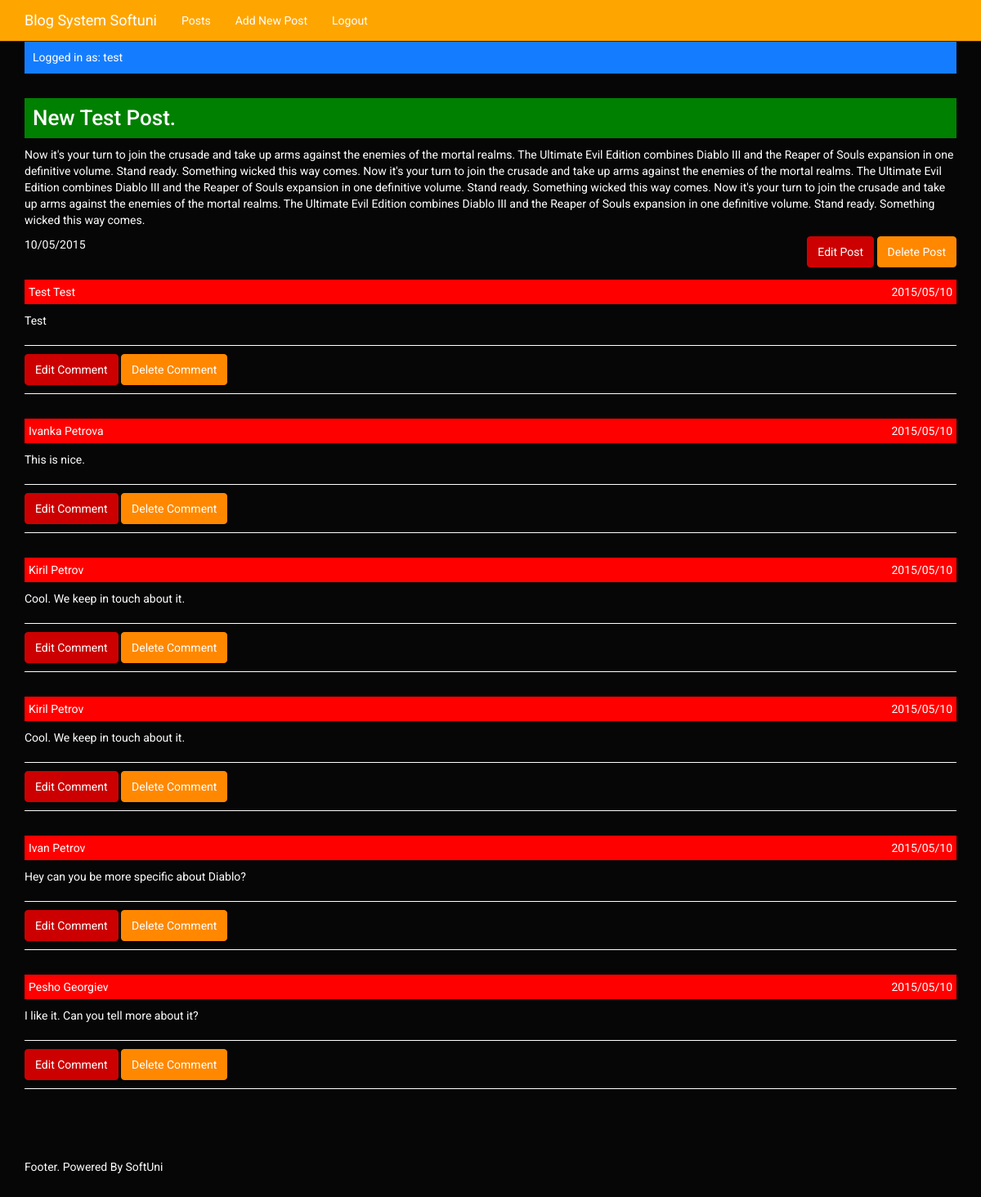
Screenshot of /blog-system-mario/admin/post/view/3 (signed in) with the database file from the repository.
### tables this page shows
CREATE TABLE IF NOT EXISTS `posts` (
  `id` int(11) NOT NULL,
  `title` varchar(45) NOT NULL,
  `content` varchar(1000) NOT NULL,
  `date` datetime NOT NULL,
  `User_id` int(11) NOT NULL
);

CREATE TABLE IF NOT EXISTS `comments` (
  `id` int(11) NOT NULL,
  `content` varchar(500) NOT NULL,
  `firstname` varchar(45) NOT NULL,
  `lastname` varchar(45) NOT NULL,
  `email` varchar(100) DEFAULT NULL,
  `date` datetime NOT NULL,
  `Post_id` int(11) NOT NULL
);

### blog-system-mario/views/layout/default.php (called while the page is built)
<?php include_once ROOT_DIR . 'views/partials/header.php'; ?>
<?php include_once $template_name ?>
<?php include_once ROOT_DIR . 'views/partials/footer.php'; ?>

### blog-system-mario/controllers/admin/post.php (called while the page is built, shortened)
<?php
class Post_Controller extends \Admin\Controllers\Admin_Controller {
    public function view( $id ){
        $post = $this->model->get_posts_by_id( $id );
        $post_comments = $this->model->get_posts_comments_by_id( $id );
        include_once ROOT_DIR . '/views/layout/' . $this->layout;
    }
}

### blog-system-mario/controllers/master_controller.php (called while the page is built, shortened)
<?php
class Master_Controller {
        public function __construct( $class_name = '\Controllers\Master_Controller', $model = 'master', $views_dir = '/views/master/' ) {
		$this->model = new $model_class( array( 'table' => 'none' ) );
	}
}

### blog-system-mario/models/master.php (called while the page is built, shortened)
<?php
class Master_Model {
    protected $table;
    protected $db;
    public function __construct( $args = array() ) {
		$args = array_merge( array(
                        'inner_join_table' => '',
                        'condition' => '',
                        'order' => '',
			'where' => '',
			'columns' => '*',
			'limit' => 0
		), $args );
		extract( $args );
                $this->table = $table;
		$db = \Lib\Database::get_instance();
		$this->db = $db::get_db();
    }
    public function find( $args = array() ) {
		$args = array_merge( array(
			'table' => $this->table,
                        'inner_join_table' => '',
                        'condition' => '',
                        'order' => '',
			'where' => '',
			'columns' => '*',
			'limit' => 0
		), $args );
		extract( $args );
		$query = "select {$columns} from {$table}";
                if( ! empty( $inner_join_table ) && !empty( $condition )) {
			$query .= ' INNER JOIN ' . $inner_join_table . ' ON ' .
                        $condition;
		}
                if( ! empty( $where ) ) {
			$query .= ' where ' . $where;
		}
                if( ! empty( $order ) ) {
			$query .= ' order by ' . $order;
		}
		$result_set = $this->db->query( $query );
		$results = $this->process_results( $result_set );
		return $results;
    }
    protected function process_results( $result_set ){
        $results = array();
        if ( !empty( $result_set ) && $result_set->num_rows > 0 ) {
            while ( $row = $result_set->fetch_assoc() ){
                $results[] = $row;
            }
        }
        return $results;
    }
}

### blog-system-mario/lib/auth.php (called while the page is built, shortened)
<?php
class Auth {
    public static function get_instance() {
        static $instance = null;
        if ($instance === null) {
            $instance = new static();
        }
        return $instance;
    }
}

### blog-system-mario/lib/database.php (called while the page is built, shortened)
<?php
class Database {
    private static $_db = null;
    private function __construct() {
        $host = DB_HOST;
        $username = DB_USER;
        $password = DB_PASS;
        $dbname = DB_NAME;
        $db = new \mysqli($host, $username, $password, $dbname);
        self::$_db = $db;
    }
    public static function get_instance(){
        static $instance = null;
        if ($instance == null) {
            $instance = new static();
        }
        return $instance;
    }
    public static function get_db(){
        return self::$_db;
    }
}

### blog-system-mario/models/post.php (called while the page is built, shortened)
<?php
class Post_Model extends Master_Model {
    public function get_posts_comments_by_id( $id ){
        $args = array(
            'table' => 'comments',
            'columns' => 'comments.id, comments.content, comments.date, comments.firstname, comments.lastname',
            'where' => 'comments.Post_id = ' . $id,
            'order' => ' date desc '
        );
        return parent::find( $args );
    }
    public function get_posts_by_id( $post_id ) {
        $args = array(
            'columns' => 'posts.id, posts.title, posts.content, posts.date, users.firstname, users.lastname',
            'inner_join_table' => 'users',
            'condition' => 'posts.User_id=users.id AND posts.id = ' . $post_id
        );
        return parent::find( $args );
    }
}

### blog-system-mario/views/admin/post/single-post.php (the view)
<div class="row">
    <div class="container">
<?php
foreach ($post as $selected_post) {
?>
        <h1 class="post-title"><?php echo $selected_post['title']; ?></h1>
        <p><?php echo $selected_post['content'];?></p>
        <div class="col-lg-6 col-md-6 col-sm-6 col-xs-12" style="text-align: left;"><?php echo date("d/m/Y", strtotime($selected_post['date']));?></div>
        <div class="col-lg-6 col-md-6 col-sm-6 col-xs-12" style="text-align: right;">
            <a href="<?php echo ROOT_URL . 'admin/post/edit/' . $selected_post['id']; ?>" class="btn btn-danger">Edit Post</a>
            <a href="<?php echo ROOT_URL . 'admin/post/delete/' . $selected_post['id']; ?>" class="btn btn-warning">Delete Post</a>
        </div>
<?php
}
?>
        <div class="col-lg-12 col-md-12 col-sm-12 col-xs-12 comments-wraper">
            <?php
                if( count( $post_comments ) > 0){
                    foreach ($post_comments as $comment) {
                        $comment_date = $comment['date'];
                        $comment_date_value= date('Y/m/d', strtotime($comment_date));
            ?>
                <div class="col-lg-12 col-md-12 col-sm-12 col-xs-12 comment-item">
                    <div class="comment-item-header">
                        <div class="col-lg-6 col-md-6 col-sm-6 col-xs-12">
                            <p><?php echo $comment['firstname'] . ' ' . $comment['lastname']; ?></p>
                        </div>
                        <div class="col-lg-6 col-md-6 col-sm-6 col-xs-12">
                            <p><?php echo $comment_date_value; ?></p>
                        </div>
                    </div>
                    <div class="comment-item-content">
                        <p><?php echo $comment['content']; ?></p>
                    </div>
                    <div class="comment-item-footer">
                        <a href="<?php echo ROOT_URL . 'admin/comment/edit/' . $comment['id']; ?>" class="btn btn-danger">Edit Comment</a>
                        <a href="<?php echo ROOT_URL . 'admin/comment/delete/' . $comment['id']; ?>" class="btn btn-warning">Delete Comment</a>
                    </div>
                </div>
            <?php
                    }
                }
            ?>
        </div>
        </div>
</div>

### blog-system-mario/css/style.css (style rules this page uses)
body { color: #fff; }
h1.post-title { background: green; padding: 10px; font-size: 26px; }
div.container div { padding: 0; }
div.comments-wraper div.comment-item-header p, p.comment-label { background: red; color: #fff; padding: 5px 0 5px 5px; }
div.comments-wraper div.comment-item-header div:first-child p { padding-left: 5px; }
div.comments-wraper div.comment-item-header div:last-child p { text-align: right; padding-right: 5px; }
div.comment-item { padding: 10px 0; border-bottom: solid 1px #fff; margin: 15px 0; }
div.comment-item-content { border-bottom: solid 1px #fff; }
div.comment-item-content p { padding: 10px 0; }
div.comment-item-footer a { margin: 10px 0; }

### rows the page displays
posts: title "New Test Post.", content "Now it's your turn to join the crusade and take up arms against the enemies of the mortal realms. The Ultimate Evil Edition combines Diablo III and the Reaper of Souls expansion in one definitive volume. Stand ready. Something wicked this way comes. Now it's your turn to join the crusade and take up arms against the enemies of the mortal realms. The Ultimate Evil Edition combines Diablo III and the Reaper of Souls expansion in one definitive volume. Stand ready. Something wicked this way comes. Now it's your turn to join the crusade and take up arms against the enemies of the mortal realms. The Ultimate Evil Edition combines Diablo III and the Reaper of Souls expansion in one definitive…", date "10/05/2015"
comments: firstname "Test", lastname "Test", date "2015/05/10", content "Test"
comments: firstname "Ivanka", lastname "Petrova", date "2015/05/10", content "This is nice."
comments: firstname "Kiril", lastname "Petrov", date "2015/05/10", content "Cool. We keep in touch about it."
comments: firstname "Kiril", lastname "Petrov", date "2015/05/10", content "Cool. We keep in touch about it."
comments: firstname "Ivan", lastname "Petrov", date "2015/05/10", content "Hey can you be more specific about Diablo?"
comments: firstname "Pesho", lastname "Georgiev", date "2015/05/10", content "I like it. Can you tell more about it?"

### other values shown
$this->logged_user['username'] "test"
